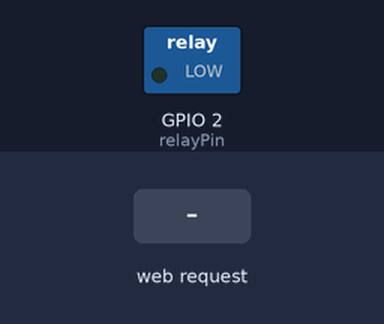
A sketch run on a simulated ESP32. Parts: switched loads named in the sketch (green lamp = pin HIGH). The test bench sets the inputs (shaded band). WiFi joins after 1.5 s; servers stay silent unless stated; what the sketch prints to the serial monitor is not drawn.

Above: at 2.7 s.
2.8 s: HTTP request GET /OFF received
At 3.7 s:
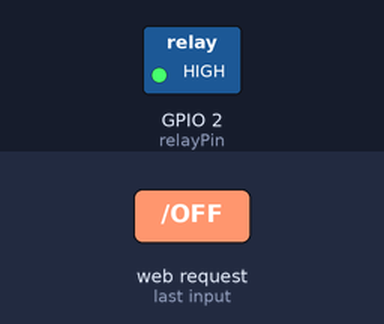
4.3 s: HTTP request GET /ON received
At 4.8 s:
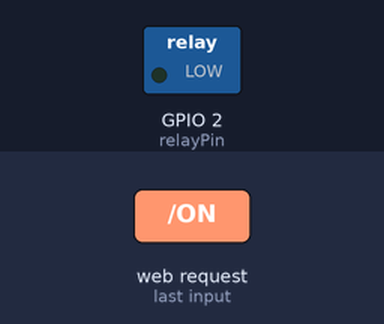
Timing chart, 0 to 7.3 s (numbered marks = the images above; inputs shaded):
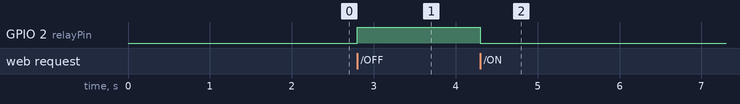

The sketch:

smart_switch.ino
```cpp
#include <WiFi.h> // this is the wifi libary for esp32 board
                        //if your board is esp8266 then change "WiFi.h" to "ESP8266WiFi.h"

const char* ssid = "smart bulb"; // write here your wifi/hotspot name
const char* password = "12345abcd"; // write here you wifi/hotspot password

const int relayPin = 2;// relay singnal pin has been declared at GPIO 2 (chage accordingly)

WiFiServer server(80);//creates a web server object that listens incoming connections on port 80, default port for https traffic

void setup() { // 'setup' is a stater code which starts the microcontroller and run the code only once
  Serial.begin(115200);// it starts communicating between microcontroller and computer at the rate of 115200 bits per second data transfer/recive
  pinMode(relayPin, OUTPUT);// sets relaypin(GPIO 2) as a output of the code
  digitalWrite(relayPin, LOW);//sets relaypin(GPIO 2) off initially

  WiFi.begin(ssid, password);// connects with your wifi
  Serial.println("Connecting to WiFi...");// it prints the "Connecting to WiFi..." in the serial monitor
  while (WiFi.status() != WL_CONNECTED) {// condition statement (while) which will conform wifi connectivity
    delay(500);// gap of 0.5s
    Serial.print(".");// if connection fail print '.' in serial moniter
  }

  Serial.println("\nConnected to WiFi.");// when connection successfull print "\nConnected to WiFi." in serial
  Serial.print("IP Address: ");//  print ip address in serial
  Serial.println(WiFi.localIP());// provide local ip and print in serial

  server.begin(); //starts web server
}

void loop() {// loop continue the instruction till the board gets power
  WiFiClient client = server.available();// This line waits for a new client to connect to with web server (in browser)
  if (client) {// Checks if a valid client has connected
    String request = client.readStringUntil('\r');//Reads the incoming HTTP request (from the user's browser).
    client.flush();//Clears any remaining data in the buffer that we don't need.

    if (request.indexOf("/ON") != -1) {//condition statement if cilent requset 'ON'
      digitalWrite(relayPin, LOW);//relayPin will active means bulb will glow
    } else if (request.indexOf("/OFF") != -1) {//condition statement if cilent requset 'off'
      digitalWrite(relayPin, HIGH);//relayPin will deactive means bulb will turnoff
    }

    // Send decorative HTML
    client.println("HTTP/1.1 200 OK");
    client.println("Content-Type: text/html");
    client.println();
    client.println(R"rawliteral(
<!DOCTYPE html>// html code for your web page
<html>
<head>
  <title>ZenInfiny Smart Bulb</title>
  <style>
    body {
      background: #f5f7fa;
      font-family: 'Segoe UI', sans-serif;
      text-align: center;
      color: #333;
      padding: 50px;
    }
    h1 {
      color: #007BFF;
      font-size: 36px;
      margin-bottom: 10px;
    }
    .subtext {
      font-size: 18px;
      color: #555;
      margin-bottom: 30px;
    }
    .button {
      display: inline-block;
      padding: 15px 30px;
      margin: 20px;
      font-size: 20px;
      font-weight: bold;
      text-decoration: none;
      border-radius: 10px;
      transition: 0.3s;
    }
    .on {
      background-color: #28a745;
      color: white;
    }
    .on:hover {
      background-color: #218838;
    }
    .off {
      background-color: #dc3545;
      color: white;
    }
    .off:hover {
      background-color: #c82333;
    }
    footer {
      margin-top: 50px;
      font-size: 14px;
      color: #999;
    }
  </style>
</head>
<body>
  <h1>ZenInfiny Smart Bulb</h1>
  <div class="subtext">Control your lighting with ease</div>
  <a href="/ON" class="button on">Turn ON</a>
  <a href="/OFF" class="button off">Turn OFF</a>
  <footer>
    Developed by Sunanda Dutta &copy; 2025 ZenInfiny
  </footer>
</body>
</html>
    )rawliteral");

    delay(1);
    client.stop();// data send to server and stop and restart the loop
  }
}
```

Measured:
- after the input at 2.8 s, GPIO 2 (relayPin): LOW → HIGH at once
- after the input at 4.3 s, GPIO 2 (relayPin): HIGH → LOW at once
